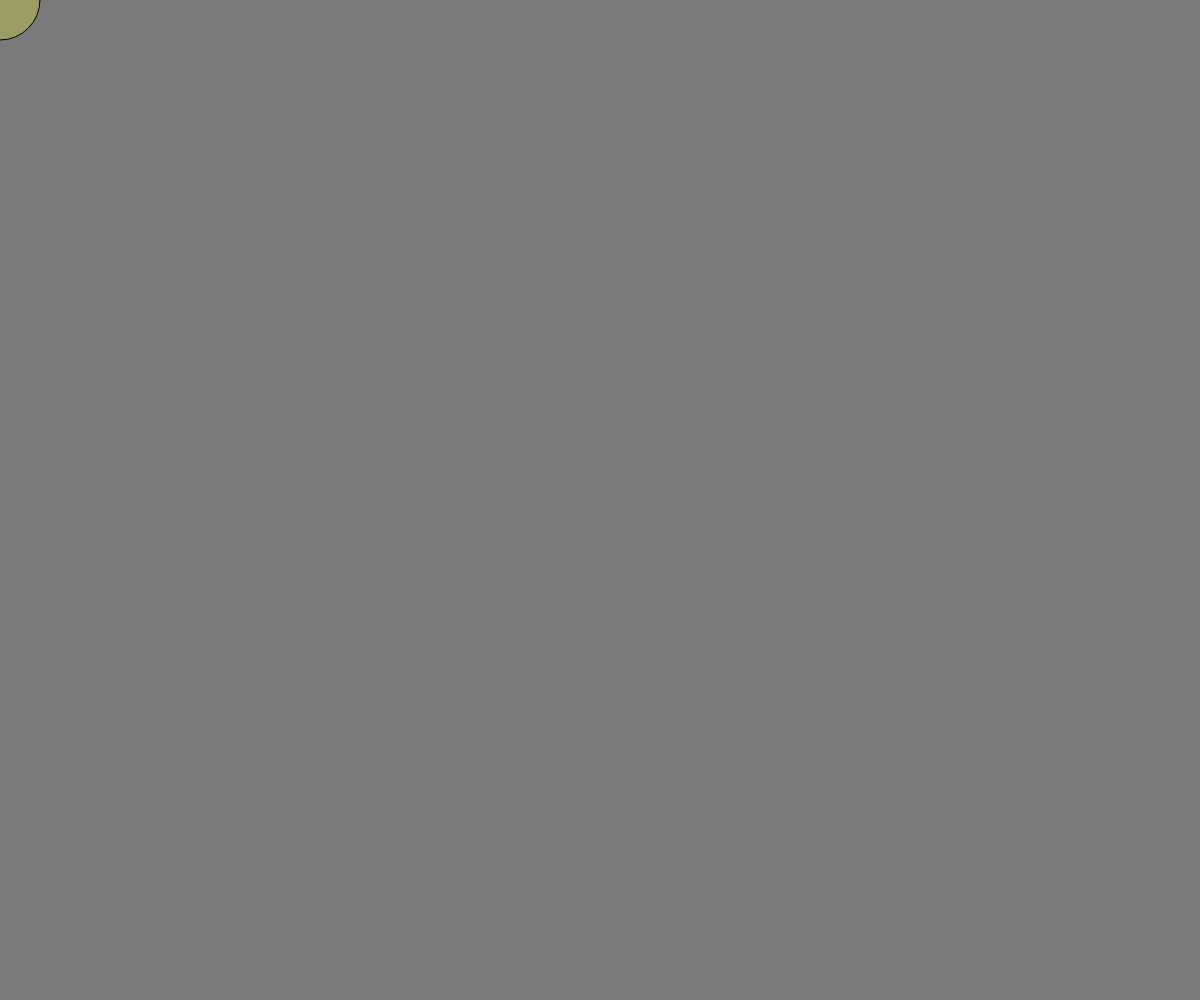
Frame 1 (no input)
Frame 60 (no input): identical to frame 1, image omitted
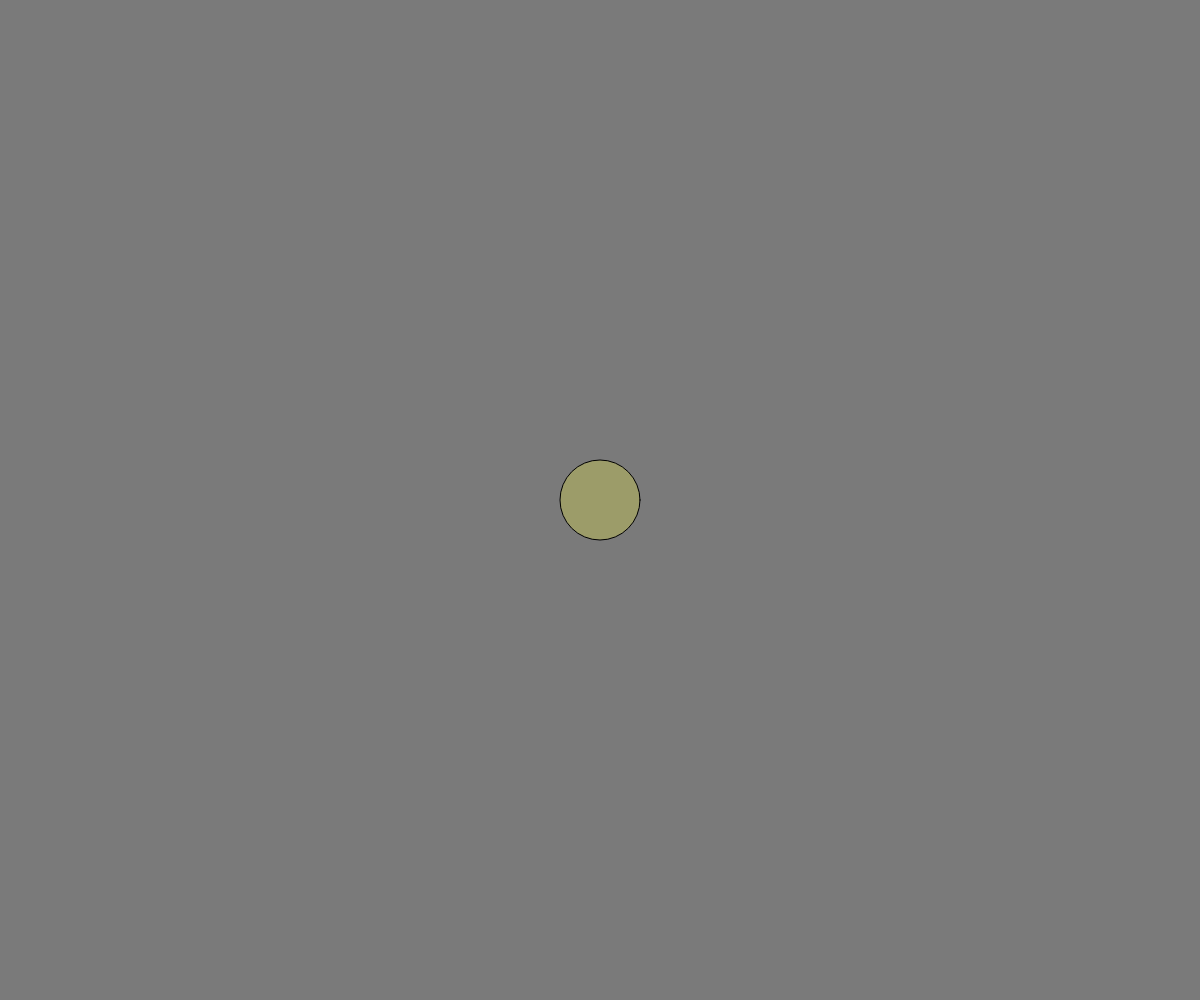
Frame 120 (the mouse pressed at the canvas centre since frame 60)

The p5.js sketch that drew these frames (run headless with seeded random() and noise() and a simulated clock; from frame 60 on, the mouse is pressed at the canvas centre):

// p5.js sketch
// ── sketch.js
/*
Taller audiovisual y multimedia II
Jose Santorcuato
*/



function setup() {

  createCanvas(innerWidth,innerHeight);
 
  //  background(122);//color de fondo, RGBA



}

function draw() {

  background(122);//Prueba cambiando el background al setup






  fill(255,255,55,64);
  ellipse(mouseX, mouseY, 80, 80);
}
